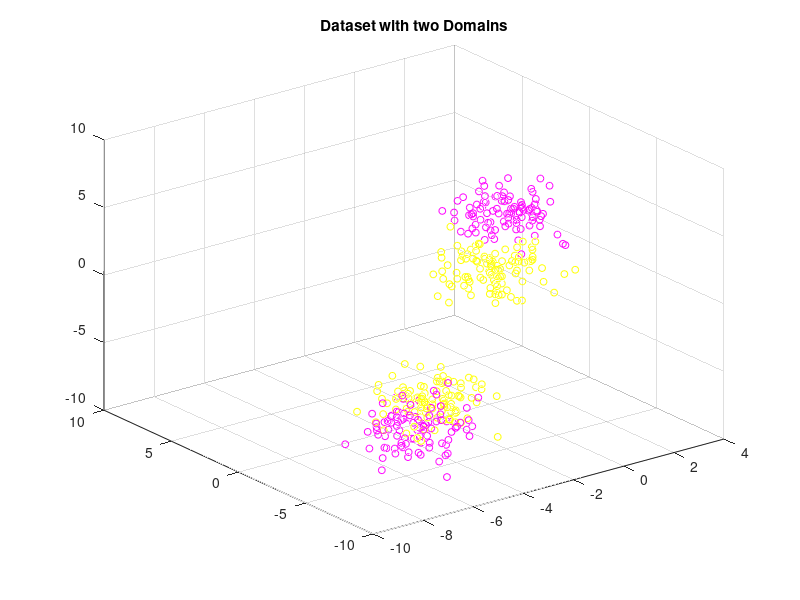
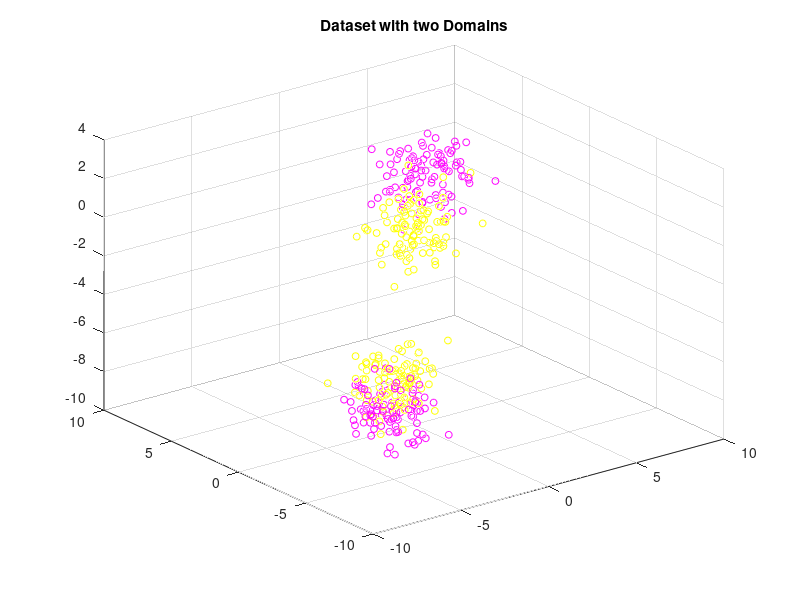
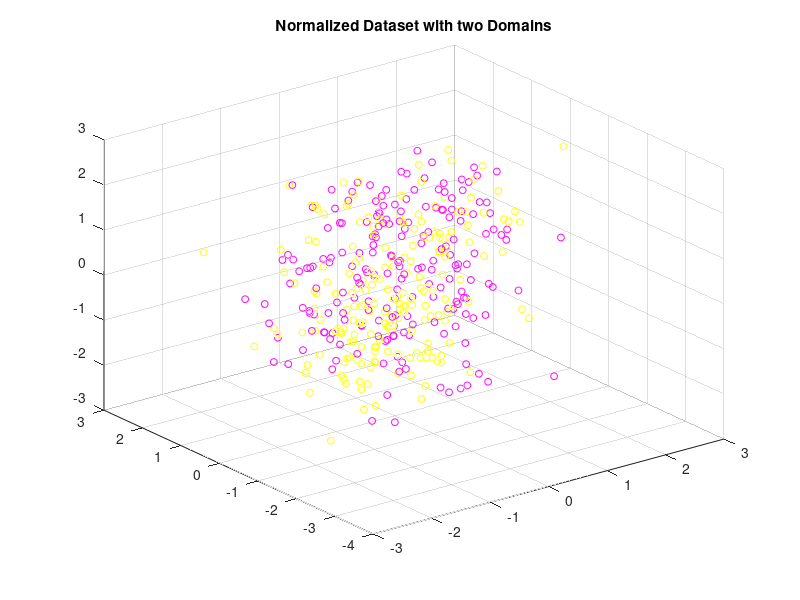
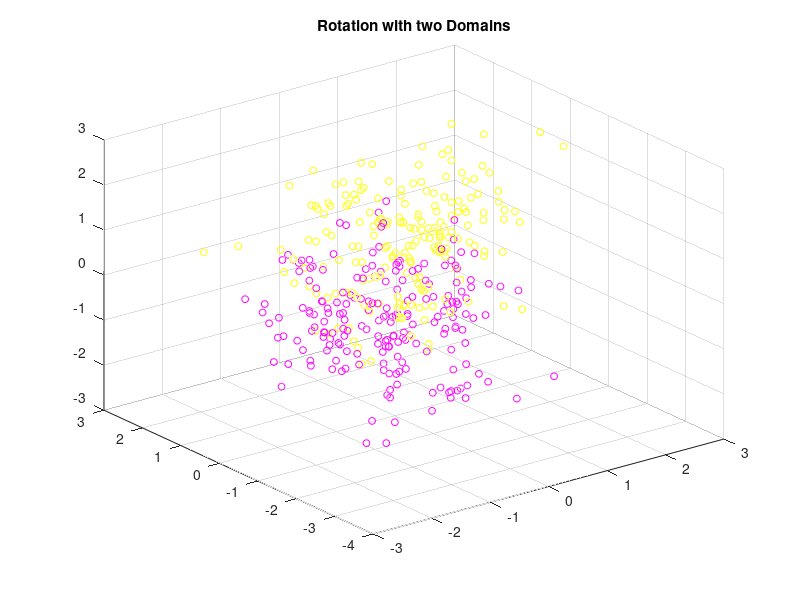

MATLAB code for these plots, in order:
close all;


Z= [randn(100,3); randn(100,3)+2];
Ys = [ones(100,1); ones(100,1)*2];

X= [randn(100,3)-5; randn(100,3)-6];
Yt = [ones(100,1)*1; ones(100,1)*2];

D = [Z;X];
Y = [Ys;Yt];
color_1 = [1 1 0]; % yellow: source label1
color_2 = [1 0 1];  %magenta: source label2
color_3 = [0 1 0]; %green: target label3
color_4 = [0 0 1]; %blue: target label4

cmap = [color_1; color_2; color_3;color_4];
label = cmap(Y,:);

figure;
scatter3(D(:,1),D(:,2),D(:,3),ones(size(Y))*25,label);
title('Dataset with two Domains')

Z = zscore(Z,1); X = zscore(X,1);

% Z =  tsne(Z,'Algorithm','barneshut','Distance','euclidean','NumDimensions',2);
% X =  tsne(X,'Algorithm','barneshut','Distance','euclidean','NumDimensions',2);
%  
% Z = zscore(Z,1); X = zscore(X,1);
% D = [Z;X];
% Y = [Ys;Yt];
% figure;
% scatter(D(:,1),D(:,2),ones(size(Y))*25,label);
% title('Normalized Dataset with two Domains')
% 
% [U,S,V] = svd(X);
% [~,ZS,~] = svd(Z);
% Z = U*ZS*V';
% 
% D = [Z;X];
% figure;
% scatter(D(:,1),D(:,2),ones(size(Y))*25,label);
% title('Rotation with two Domains')

% model = svmtrain(Y(1:200,:),Z, ['-c 10', ' -t 2']);
% [label, acc,scores] = svmpredict(Y(201:end,:),X, model);
% 
% Orginal space
% Z= [randn(100,3); randn(100,3)+2];
% Ys = [ones(100,1); ones(100,1)*2];
% 
% X= [randn(100,3)-5; randn(100,3)-6];
% Yt = [ones(100,1)*3; ones(100,1)*4];
% 
% D = [Z;X];
% Y = [Ys;Yt];
% color_1 = [1 1 0]; % yellow: source label1
% color_2 = [1 0 1];  %magenta: source label2
% color_3 = [0 1 0]; %green: target label3
% color_4 = [0 0 1]; %blue: target label4
% 
% cmap = [color_1; color_2; color_3;color_4];
% label = cmap(Y,:);
% 
% figure;
% scatter3(D(:,1),D(:,2),D(:,3),ones(size(Y))*25,label);
% title('Dataset with two Domains')
% 
% Z = zscore(Z,1); X = zscore(X,1);
% 
% D = [Z;X];
% Y = [Ys;Yt];
% figure;
% scatter3(D(:,1),D(:,2),D(:,3),ones(size(Y))*25,label);
% title('Normalized Dataset with two Domains')
% 
% [U,S,V] = svd(X);
% [~,ZS,~] = svd(Z);
% Z = U*ZS*V';
% 
% D = [Z;X];
% figure;
% scatter3(D(:,1),D(:,2),D(:,3),ones(size(Y))*25,label);
% title('Rotation with two Domains')
% 
% Reduced Subspace


%% TWO Labels

Z= [randn(100,3); randn(100,3)+2];
Ys = [ones(100,1); ones(100,1)*2];

X= [randn(100,3)-5; randn(100,3)-6];
Yt = [ones(100,1); ones(100,1)*2];

D = [Z;X];
Y = [Ys;Yt];
color_1 = [1 1 0]; % yellow: source label1
color_2 = [1 0 1];  %magenta: source label2
color_3 = [0 1 0]; %green: target label1
color_4 = [0 0 1]; %blue: target label2

cmap = [color_1; color_2;];
label = cmap(Y,:);

figure;
scatter3(D(:,1),D(:,2),D(:,3),ones(size(Y))*25,label);
title('Dataset with two Domains')

Z = zscore(Z,1); X = zscore(X,1);
D = [Z;X];
Y = [Ys;Yt];
figure;
scatter3(D(:,1),D(:,2),D(:,3),ones(size(Y))*25,label);
title('Normalized Dataset with two Domains')

[U,S,V] = svd(X);
[~,ZS,~] = svd(Z);
Z = U*ZS*V';

D = [Z;X];
figure;
scatter3(D(:,1),D(:,2),D(:,3),ones(size(Y))*25,label);
title('Rotation with two Domains')

